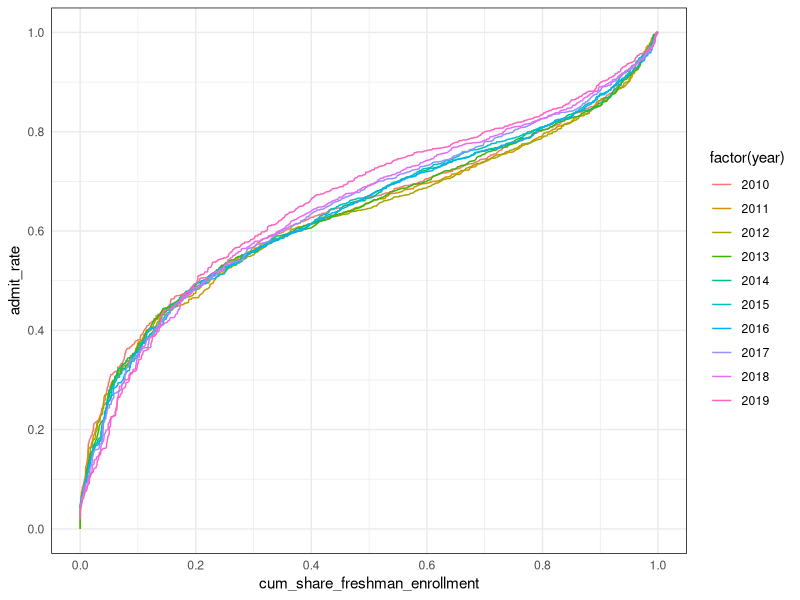

The R script that drew this image: (Note: this script raises an error after producing the figure.)
library(data.table)
library(dplyr)
library(ggplot2)
library(stringr)
library(tidyr)

theme_set(theme_minimal() +
            theme(panel.border = element_rect(color = 'black', fill = NA)))

# download from https://nces.ed.gov/ipeds/datacenter/InstitutionList.aspx?goToReportId=1
# sample: EZGroup -> 2019
# Select -> U.S. only
# Special characteristics -> Institutional category -> Degree-granting, primarily baccalaureate or above
ipeds <- fread('data/Data_12-4-2020.csv') %>%
  as_tibble()

ipedsReshape <- ipeds %>%
  gather(var, val, -`UnitID`, -`Institution Name`) %>%
  mutate(year = str_extract(var, '\\d{4}'),
         var = str_extract(var, '\\w+')) %>%
  spread(var, val) %>%
  mutate(admit_rate = ADMSSN / APPLCN,
         yield = ENRLT / ADMSSN) %>%
  filter(!is.na(admit_rate), !is.na(ENRLT)) %>%
  group_by(year) %>%
  arrange(admit_rate) %>%
  mutate(cum_share_freshman_enrollment = cumsum(ENRLT) / sum(ENRLT)) %>%
  ungroup()

ipedsReshape %>%
  ggplot(aes(x = cum_share_freshman_enrollment, y = admit_rate,
             col = factor(year))) +
  geom_line() +
  scale_x_continuous(breaks = seq(0, 1, .2)) +
  scale_y_continuous(breaks = seq(0, 1, .2)) +
  ggsave('figure/IpedsAdmitRateByCumShareFreshmanEnrollment.png',
         dev = 'png', width = 8, height = 4, scale = 1.4)

ipedsReshape %>%
  mutate(z = ceiling(cum_share_freshman_enrollment * 50) / 50) %>%
  filter(ENRLT > 0) %>%
  group_by(cum_share_freshman_enrollment = z) %>%
  summarize(admit_rate = sum(admit_rate * ENRLT) / sum(ENRLT)) %>%
  bind_rows(tibble(cum_share_freshman_enrollment = 0, admit_rate = 0), .) %>%
  ggplot(aes(x = cum_share_freshman_enrollment, y = admit_rate)) +
  geom_line(lwd = 3) +
  scale_x_continuous(breaks = seq(0, 1, .2)) +
  scale_y_continuous(breaks = seq(0, 1, .2)) +
  ggsave('figure/IpedsAdmitRateByCumShareFreshmanEnrollment_Average.png',
         dev = 'png', width = 8, height = 4, scale = 1.4)

ipedsReshape %>%
  filter(ENRLT > 100) %>%
  ggplot(aes(x = admit_rate, y = yield)) +
  geom_point(size = .4) +
  scale_x_continuous(breaks = seq(0, 1, .2)) +
  scale_y_continuous(breaks = seq(0, 1, .2)) +
  ggsave('figure/IpedsYieldAndAdmitRate_2010-2019.png',
         dev = 'png', width = 8, height = 4, scale = 1.4)

ipedsReshape %>%
  group_by(year) %>%
  summarize_at(c('ADMSSN', 'APPLCN', 'ENRLT'), sum) %>%
  mutate(apps_per_enrollee = APPLCN / ENRLT)

